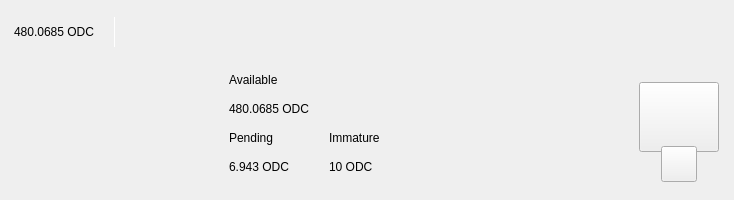
<?xml version="1.0" encoding="UTF-8"?>
<ui version="4.0">
 <class>TopBar</class>
 <widget class="QWidget" name="TopBar">
  <property name="geometry">
   <rect>
    <x>0</x>
    <y>0</y>
    <width>734</width>
    <height>200</height>
   </rect>
  </property>
  <property name="minimumSize">
   <size>
    <width>0</width>
    <height>200</height>
   </size>
  </property>
  <property name="maximumSize">
   <size>
    <width>16777215</width>
    <height>200</height>
   </size>
  </property>
  <property name="windowTitle">
   <string>Form</string>
  </property>
  <layout class="QVBoxLayout" name="verticalLayout_10" stretch="0">
   <property name="spacing">
    <number>0</number>
   </property>
   <property name="leftMargin">
    <number>0</number>
   </property>
   <property name="topMargin">
    <number>0</number>
   </property>
   <property name="rightMargin">
    <number>0</number>
   </property>
   <property name="bottomMargin">
    <number>0</number>
   </property>
   <item>
    <widget class="PFBorderImage" name="containerTop">
     <layout class="QVBoxLayout" name="verticalLayout_11">
      <property name="spacing">
       <number>0</number>
      </property>
      <property name="leftMargin">
       <number>0</number>
      </property>
      <property name="topMargin">
       <number>0</number>
      </property>
      <property name="rightMargin">
       <number>0</number>
      </property>
      <property name="bottomMargin">
       <number>0</number>
      </property>
      <item>
       <widget class="QWidget" name="top_container_2" native="true">
        <property name="minimumSize">
         <size>
          <width>0</width>
          <height>65</height>
         </size>
        </property>
        <layout class="QHBoxLayout" name="top_container">
         <property name="spacing">
          <number>0</number>
         </property>
         <property name="leftMargin">
          <number>14</number>
         </property>
         <property name="topMargin">
          <number>0</number>
         </property>
         <property name="rightMargin">
          <number>14</number>
         </property>
         <property name="bottomMargin">
          <number>0</number>
         </property>
         <item alignment="Qt::AlignVCenter">
          <widget class="QWidget" name="widgetTopAmount" native="true">
           <property name="sizePolicy">
            <sizepolicy hsizetype="Preferred" vsizetype="Maximum">
             <horstretch>0</horstretch>
             <verstretch>0</verstretch>
            </sizepolicy>
           </property>
           <layout class="QHBoxLayout" name="horizontalLayout_5">
            <property name="spacing">
             <number>0</number>
            </property>
            <property name="leftMargin">
             <number>0</number>
            </property>
            <property name="topMargin">
             <number>0</number>
            </property>
            <property name="rightMargin">
             <number>0</number>
            </property>
            <property name="bottomMargin">
             <number>0</number>
            </property>
            <item alignment="Qt::AlignTop">
             <widget class="QLabel" name="labelAmountTopPiv">
              <property name="minimumSize">
               <size>
                <width>0</width>
                <height>36</height>
               </size>
              </property>
              <property name="styleSheet">
               <string notr="true">padding:0px;margin:0px;</string>
              </property>
              <property name="text">
               <string>480.0685 ODC</string>
              </property>
             </widget>
            </item>
            <item>
             <spacer name="horizontalSpacer_11">
              <property name="orientation">
               <enum>Qt::Horizontal</enum>
              </property>
              <property name="sizeType">
               <enum>QSizePolicy::Fixed</enum>
              </property>
              <property name="sizeHint" stdset="0">
               <size>
                <width>20</width>
                <height>20</height>
               </size>
              </property>
             </spacer>
            </item>
            <item alignment="Qt::AlignVCenter">
             <widget class="QLabel" name="label_16">
              <property name="minimumSize">
               <size>
                <width>1</width>
                <height>30</height>
               </size>
              </property>
              <property name="maximumSize">
               <size>
                <width>1</width>
                <height>30</height>
               </size>
              </property>
              <property name="styleSheet">
               <string notr="true">background-color:white;
padding:0px;
border:none;</string>
              </property>
              <property name="text">
               <string/>
              </property>
             </widget>
            </item>
            <item>
             <spacer name="horizontalSpacer_12">
              <property name="orientation">
               <enum>Qt::Horizontal</enum>
              </property>
              <property name="sizeType">
               <enum>QSizePolicy::Fixed</enum>
              </property>
              <property name="sizeHint" stdset="0">
               <size>
                <width>20</width>
                <height>20</height>
               </size>
              </property>
             </spacer>
            </item>
           </layout>
          </widget>
         </item>
         <item>
          <spacer name="horizontalSpacer">
           <property name="orientation">
            <enum>Qt::Horizontal</enum>
           </property>
           <property name="sizeHint" stdset="0">
            <size>
             <width>40</width>
             <height>20</height>
            </size>
           </property>
          </spacer>
         </item>
         <item>
          <layout class="QHBoxLayout" name="horizontalLayout_4">
           <property name="spacing">
            <number>12</number>
           </property>
           <property name="rightMargin">
            <number>0</number>
           </property>
           <item alignment="Qt::AlignRight">
            <widget class="QWidget" name="layoutSync" native="true">
             <property name="minimumSize">
              <size>
               <width>0</width>
               <height>36</height>
              </size>
             </property>
             <property name="maximumSize">
              <size>
               <width>16777215</width>
               <height>36</height>
              </size>
             </property>
             <layout class="QVBoxLayout" name="verticalLayout_9">
              <property name="leftMargin">
               <number>0</number>
              </property>
              <property name="topMargin">
               <number>0</number>
              </property>
              <property name="rightMargin">
               <number>0</number>
              </property>
              <property name="bottomMargin">
               <number>0</number>
              </property>
              <item>
               <widget class="ExpandableButton" name="pushButtonSync" native="true">
                <property name="minimumSize">
                 <size>
                  <width>36</width>
                  <height>36</height>
                 </size>
                </property>
                <property name="maximumSize">
                 <size>
                  <width>16777215</width>
                  <height>36</height>
                 </size>
                </property>
               </widget>
              </item>
             </layout>
            </widget>
           </item>
           <item>
            <widget class="ExpandableButton" name="pushButtonMint" native="true">
             <property name="minimumSize">
              <size>
               <width>36</width>
               <height>36</height>
              </size>
             </property>
            </widget>
           </item>
           <item>
            <widget class="ExpandableButton" name="pushButtonStack" native="true">
             <property name="minimumSize">
              <size>
               <width>36</width>
               <height>36</height>
              </size>
             </property>
            </widget>
           </item>
           <item>
            <widget class="ExpandableButton" name="pushButtonColdStaking" native="true">
             <property name="minimumSize">
              <size>
               <width>36</width>
               <height>36</height>
              </size>
             </property>
            </widget>
           </item>
           <item>
            <widget class="ExpandableButton" name="pushButtonConnection" native="true">
             <property name="minimumSize">
              <size>
               <width>36</width>
               <height>36</height>
              </size>
             </property>
            </widget>
           </item>
           <item>
            <widget class="ExpandableButton" name="pushButtonLock" native="true">
             <property name="sizePolicy">
              <sizepolicy hsizetype="Expanding" vsizetype="Expanding">
               <horstretch>0</horstretch>
               <verstretch>0</verstretch>
              </sizepolicy>
             </property>
             <property name="minimumSize">
              <size>
               <width>36</width>
               <height>0</height>
              </size>
             </property>
            </widget>
           </item>
           <item>
            <widget class="ExpandableButton" name="pushButtonFAQ" native="true">
             <property name="minimumSize">
              <size>
               <width>36</width>
               <height>36</height>
              </size>
             </property>
            </widget>
           </item>
          </layout>
         </item>
        </layout>
       </widget>
      </item>
      <item>
       <widget class="QWidget" name="bottom_container" native="true">
        <property name="minimumSize">
         <size>
          <width>0</width>
          <height>135</height>
         </size>
        </property>
        <layout class="QHBoxLayout" name="botton_container">
         <property name="leftMargin">
          <number>10</number>
         </property>
         <property name="topMargin">
          <number>0</number>
         </property>
         <property name="rightMargin">
          <number>10</number>
         </property>
         <property name="bottomMargin">
          <number>10</number>
         </property>
         <item>
          <spacer name="horizontalSpacer_4">
           <property name="orientation">
            <enum>Qt::Horizontal</enum>
           </property>
           <property name="sizeHint" stdset="0">
            <size>
             <width>40</width>
             <height>20</height>
            </size>
           </property>
          </spacer>
         </item>
         <item>
          <layout class="QHBoxLayout" name="horizontalLayout_3">
           <property name="bottomMargin">
            <number>9</number>
           </property>
           <item>
            <layout class="QVBoxLayout" name="verticalLayout_7">
             <property name="spacing">
              <number>0</number>
             </property>
             <property name="leftMargin">
              <number>0</number>
             </property>
             <property name="rightMargin">
              <number>30</number>
             </property>
             <item>
              <layout class="QVBoxLayout" name="verticalLayout_2">
               <item>
                <widget class="QLabel" name="labelTitle1">
                 <property name="text">
                  <string>Available</string>
                 </property>
                </widget>
               </item>
               <item>
                <widget class="QLabel" name="labelAmountPiv">
                 <property name="text">
                  <string>480.0685 ODC</string>
                 </property>
                </widget>
               </item>
              </layout>
             </item>
             <item>
              <layout class="QHBoxLayout" name="horizontalLayout_2">
               <property name="spacing">
                <number>0</number>
               </property>
               <item>
                <layout class="QVBoxLayout" name="verticalLayout_3">
                 <item>
                  <widget class="QLabel" name="labelTitle3">
                   <property name="text">
                    <string>Pending</string>
                   </property>
                  </widget>
                 </item>
                 <item>
                  <widget class="QLabel" name="labelPendingPiv">
                   <property name="text">
                    <string>6.943 ODC</string>
                   </property>
                  </widget>
                 </item>
                </layout>
               </item>
               <item>
                <spacer name="horizontalSpacer_3">
                 <property name="orientation">
                  <enum>Qt::Horizontal</enum>
                 </property>
                 <property name="sizeType">
                  <enum>QSizePolicy::Fixed</enum>
                 </property>
                 <property name="sizeHint" stdset="0">
                  <size>
                   <width>40</width>
                   <height>20</height>
                  </size>
                 </property>
                </spacer>
               </item>
               <item>
                <layout class="QVBoxLayout" name="verticalLayout_4">
                 <item>
                  <widget class="QLabel" name="labelTitle4">
                   <property name="text">
                    <string>Immature</string>
                   </property>
                  </widget>
                 </item>
                 <item>
                  <widget class="QLabel" name="labelImmaturePiv">
                   <property name="text">
                    <string>10 ODC</string>
                   </property>
                  </widget>
                 </item>
                </layout>
               </item>
              </layout>
             </item>
            </layout>
           </item>
          </layout>
         </item>
         <item>
          <spacer name="horizontalSpacer_2">
           <property name="orientation">
            <enum>Qt::Horizontal</enum>
           </property>
           <property name="sizeHint" stdset="0">
            <size>
             <width>40</width>
             <height>20</height>
            </size>
           </property>
          </spacer>
         </item>
         <item alignment="Qt::AlignHCenter|Qt::AlignVCenter">
          <widget class="QWidget" name="qrContainer" native="true">
           <property name="sizePolicy">
            <sizepolicy hsizetype="Preferred" vsizetype="Minimum">
             <horstretch>0</horstretch>
             <verstretch>0</verstretch>
            </sizepolicy>
           </property>
           <property name="minimumSize">
            <size>
             <width>90</width>
             <height>110</height>
            </size>
           </property>
           <property name="maximumSize">
            <size>
             <width>90</width>
             <height>110</height>
            </size>
           </property>
           <layout class="QVBoxLayout" name="containerQR">
            <property name="spacing">
             <number>0</number>
            </property>
            <property name="leftMargin">
             <number>5</number>
            </property>
            <property name="topMargin">
             <number>10</number>
            </property>
            <property name="rightMargin">
             <number>5</number>
            </property>
            <property name="bottomMargin">
             <number>0</number>
            </property>
            <item>
             <widget class="QPushButton" name="btnQr">
              <property name="minimumSize">
               <size>
                <width>70</width>
                <height>70</height>
               </size>
              </property>
              <property name="maximumSize">
               <size>
                <width>16777215</width>
                <height>70</height>
               </size>
              </property>
              <property name="focusPolicy">
               <enum>Qt::NoFocus</enum>
              </property>
              <property name="text">
               <string/>
              </property>
              <property name="iconSize">
               <size>
                <width>70</width>
                <height>70</height>
               </size>
              </property>
             </widget>
            </item>
            <item>
             <spacer name="verticalSpacer">
              <property name="orientation">
               <enum>Qt::Vertical</enum>
              </property>
              <property name="sizeType">
               <enum>QSizePolicy::Fixed</enum>
              </property>
              <property name="sizeHint" stdset="0">
               <size>
                <width>20</width>
                <height>20</height>
               </size>
              </property>
             </spacer>
            </item>
            <item alignment="Qt::AlignHCenter|Qt::AlignBottom">
             <widget class="QPushButton" name="pushButtonQR">
              <property name="minimumSize">
               <size>
                <width>36</width>
                <height>36</height>
               </size>
              </property>
              <property name="maximumSize">
               <size>
                <width>36</width>
                <height>36</height>
               </size>
              </property>
              <property name="focusPolicy">
               <enum>Qt::NoFocus</enum>
              </property>
              <property name="text">
               <string/>
              </property>
             </widget>
            </item>
           </layout>
          </widget>
         </item>
        </layout>
       </widget>
      </item>
     </layout>
    </widget>
   </item>
  </layout>
 </widget>
 <customwidgets>
  <customwidget>
   <class>ExpandableButton</class>
   <extends>QWidget</extends>
   <header>qt/odinycoin/expandablebutton.h</header>
   <container>1</container>
  </customwidget>
  <customwidget>
   <class>PFBorderImage</class>
   <extends>QFrame</extends>
   <header>qt/odinycoin/pfborderimage.h</header>
   <container>1</container>
  </customwidget>
 </customwidgets>
 <resources/>
 <connections/>
</ui>
